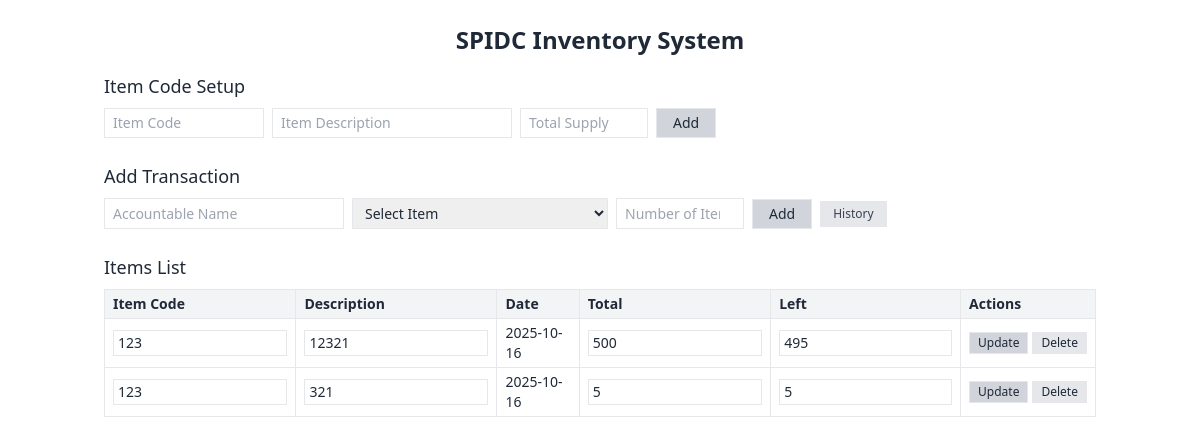
The page / on the database its author committed.
### tables this page shows
CREATE TABLE `itemcodesetup` (
  `RecordNo` int(11) NOT NULL,
  `DateInput` date NOT NULL DEFAULT current_timestamp(),
  `ItemCode` varchar(255) NOT NULL,
  `ItemDesc` varchar(255) NOT NULL,
  `TotSupply` int(11) NOT NULL,
  `TotSupplyLeft` int(11) NOT NULL
);

### index.php (the view, shortened to what this page needs)
<?php
include("db.php");
?>
<!DOCTYPE html>
<html lang="en">
<head>
    <script src="https://cdn.tailwindcss.com"></script>
</head>
<body class="bg-white font-sans text-sm text-gray-800">
<div class="max-w-5xl mx-auto py-6 px-4">
    <h1 class="text-2xl font-semibold mb-4 text-center">SPIDC Inventory System</h1>
    <div class="mb-6">
        <h2 class="text-lg mb-2">Item Code Setup</h2>
        <form method="POST" action="crud_item.php" class="flex flex-wrap gap-2">
            <input type="text" name="ItemCode" placeholder="Item Code" required class="border px-2 py-1 w-full sm:w-40">
            <input type="text" name="ItemDesc" placeholder="Item Description" required class="border px-2 py-1 w-full sm:w-60">
            <input type="number" name="TotSupply" placeholder="Total Supply" required class="border px-2 py-1 w-full sm:w-32">
            <button type="submit" class="bg-gray-300 px-4 py-1 border">Add</button>
        </form>
    </div>
    <div class="mb-6">
        <h2 class="text-lg mb-2">Add Transaction</h2>
        <form method="POST" action="trans_entry_process.php" class="flex flex-wrap gap-2">
            <input type="text" name="AcctName" placeholder="Accountable Name" required class="border px-2 py-1 w-full sm:w-60">
            <select name="ItemCodeID" required class="border px-2 py-1 w-full sm:w-64">
                <option value="">Select Item</option>
            </select>
            <input type="number" name="NumOfItem" placeholder="Number of Items" min="1" required class="border px-2 py-1 w-full sm:w-32">
            <div class="flex gap-2 items-center">
                <button type="submit" class="bg-gray-300 px-4 py-1 border">Add</button>
                <a href="transaction_summary.php" class="px-3 py-1 bg-gray-200 border text-gray-700 text-xs">History</a>
            </div>
        </form>
    </div>
    <div>
        <h3 class="text-lg mb-2">Items List</h3>
        <div class="overflow-x-auto">
            <table class="min-w-full text-left text-sm border border-gray-300">
                <thead class="bg-gray-100">
                    <tr>
                        <th class="border px-2 py-1">Item Code</th>
                        <th class="border px-2 py-1">Description</th>
                        <th class="border px-2 py-1">Date</th>
                        <th class="border px-2 py-1">Total</th>
                        <th class="border px-2 py-1">Left</th>
                        <th class="border px-2 py-1">Actions</th>
                    </tr>
                </thead>
                <tbody>
                    <?php
                    $items = $conn->query("SELECT * FROM itemcodesetup");
                    while ($item = $items->fetch_assoc()):
                    ?>
                    <tr>
                        <form method="POST" action="crud_item.php">
                            <td class="border px-2 py-1"><input name="ItemCode" value="<?= $item['ItemCode'] ?>" class="w-full border px-1 py-0.5"></td>
                            <td class="border px-2 py-1"><input name="ItemDesc" value="<?= $item['ItemDesc'] ?>" class="w-full border px-1 py-0.5"></td>
                            <td class="border px-2 py-1"><?= $item['DateInput'] ?></td>
                            <td class="border px-2 py-1"><input name="TotSupply" type="number" value="<?= $item['TotSupply'] ?>" class="w-full border px-1 py-0.5"></td>
                            <td class="border px-2 py-1"><input name="TotSupplyLeft" type="number" value="<?= $item['TotSupplyLeft'] ?>" class="w-full border px-1 py-0.5"></td>
                            <td class="border px-2 py-1">
                                <div class="flex gap-1">
                                    <button type="submit" class="bg-gray-300 px-2 py-0.5 text-xs border">Update</button>
                                    <a href="crud_item.php?action=delete&RecordNo=<?= $item['RecordNo'] ?>" onclick="return confirm('Delete item?')" class="bg-gray-200 px-2 py-0.5 text-xs border">Delete</a>
                                </div>
                            </td>
                        </form>
                    </tr>
                    <?php endwhile; ?>
                </tbody>
            </table>
        </div>
    </div>
</div>
</body>
</html>

### rows shown on the page
itemcodesetup: ItemCode "123", ItemDesc "12321", DateInput "2025-10-16", TotSupply "500", TotSupplyLeft "495"
itemcodesetup: ItemCode "123", ItemDesc "321", DateInput "2025-10-16", TotSupply "5", TotSupplyLeft "5"
